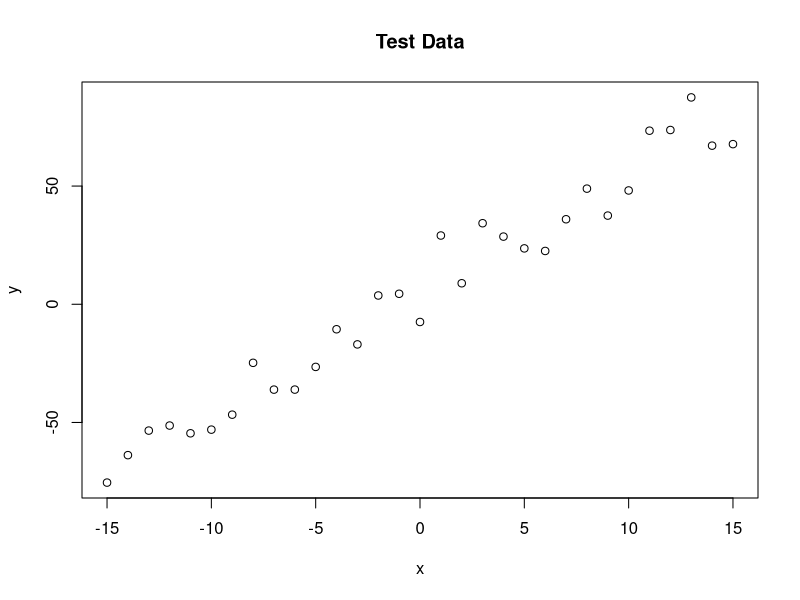
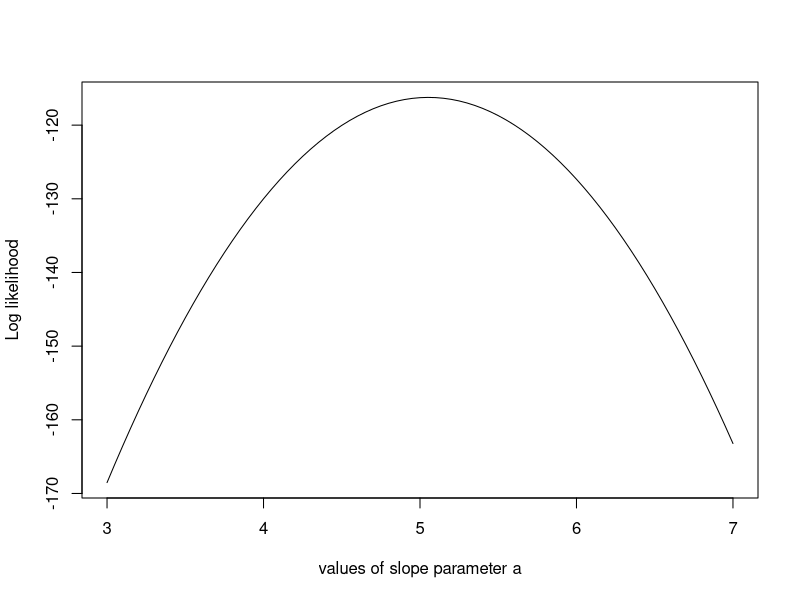
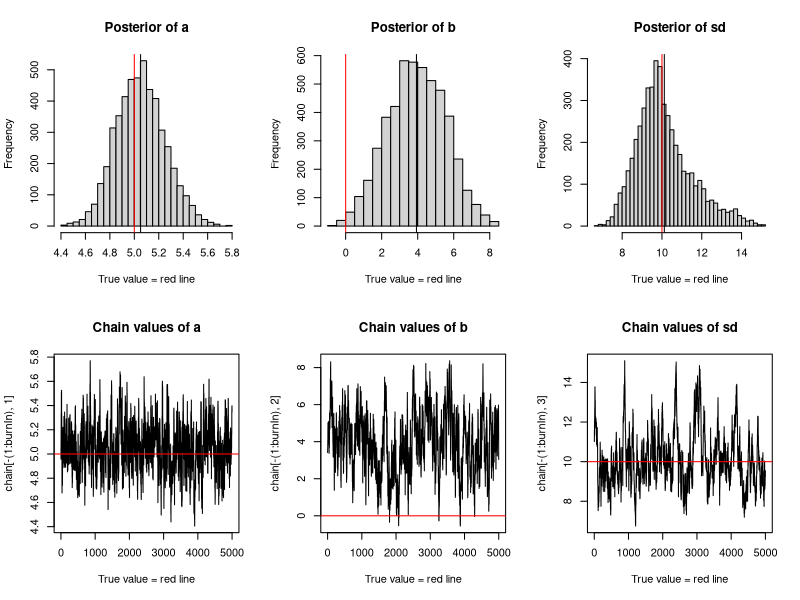

The R source for these figures, in order:
# https://theoreticalecology.wordpress.com/2010/09/17/metropolis-hastings-mcmc-in-r/


trueA <- 5
trueB <- 0
trueSd <- 10
sampleSize <- 31

# create independent x-values 
x <- (-(sampleSize-1)/2):((sampleSize-1)/2)
# create dependent values according to ax + b + N(0,sd)
y <-  trueA * x + trueB + rnorm(n=sampleSize,mean=0,sd=trueSd)

plot(x,y, main="Test Data")


likelihood <- function(param){
  a = param[1]
  b = param[2]
  sd = param[3]
  
  pred = a*x + b
  singlelikelihoods = dnorm(y, mean = pred, sd = sd, log = T)
  sumll = sum(singlelikelihoods)
  return(sumll)   
}


# Example: plot the likelihood profile of the slope a
slopevalues <- function(x){return(likelihood(c(x, trueB, trueSd)))}
slopelikelihoods <- lapply(seq(3, 7, by=.05), slopevalues )
plot (seq(3, 7, by=.05), slopelikelihoods , type="l", xlab = "values of slope parameter a", ylab = "Log likelihood")



# Prior distribution
prior <- function(param){
  a = param[1]
  b = param[2]
  sd = param[3]
  aprior = dunif(a, min=0, max=10, log = T)
  bprior = dnorm(b, sd = 5, log = T)
  sdprior = dunif(sd, min=0, max=30, log = T)
  return(aprior+bprior+sdprior)
}


posterior <- function(param){
  return (likelihood(param) + prior(param))
}


######## Metropolis algorithm ################

proposalfunction <- function(param){
  return(rnorm(3,mean = param, sd= c(0.1,0.5,0.3)))
}

run_metropolis_MCMC <- function(startvalue, iterations){
  chain = array(dim = c(iterations+1,3))
  chain[1,] = startvalue
  for (i in 1:iterations){
    proposal = proposalfunction(chain[i,])
    
    probab = exp(posterior(proposal) - posterior(chain[i,]))
    if (runif(1) < probab){
      chain[i+1,] = proposal
    }else{
      chain[i+1,] = chain[i,]
    }
  }
  return(chain)
}

startvalue = c(4,0,10)
chain = run_metropolis_MCMC(startvalue, 10000)

burnIn = 5000
acceptance = 1-mean(duplicated(chain[-(1:burnIn),]))



### Summary: #######################

par(mfrow = c(2,3))
hist(chain[-(1:burnIn),1],nclass=30, , main="Posterior of a", xlab="True value = red line" )
abline(v = mean(chain[-(1:burnIn),1]))
abline(v = trueA, col="red" )
hist(chain[-(1:burnIn),2],nclass=30, main="Posterior of b", xlab="True value = red line")
abline(v = mean(chain[-(1:burnIn),2]))
abline(v = trueB, col="red" )
hist(chain[-(1:burnIn),3],nclass=30, main="Posterior of sd", xlab="True value = red line")
abline(v = mean(chain[-(1:burnIn),3]) )
abline(v = trueSd, col="red" )
plot(chain[-(1:burnIn),1], type = "l", xlab="True value = red line" , main = "Chain values of a", )
abline(h = trueA, col="red" )
plot(chain[-(1:burnIn),2], type = "l", xlab="True value = red line" , main = "Chain values of b", )
abline(h = trueB, col="red" )
plot(chain[-(1:burnIn),3], type = "l", xlab="True value = red line" , main = "Chain values of sd", )
abline(h = trueSd, col="red" )

# for comparison:
summary(lm(y~x))
mean(chain[-(1:burnIn),3])
